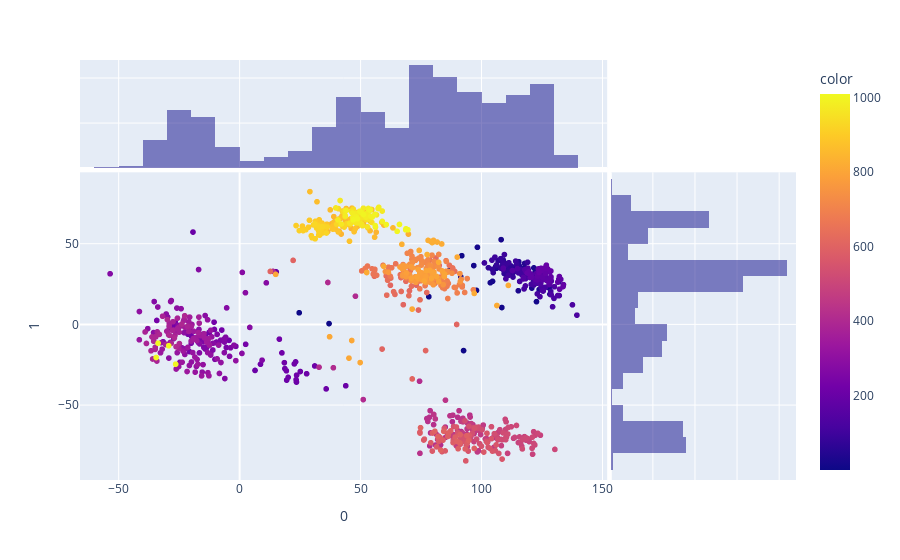

The notebook cell this image was saved under:
### Markdown cell above
# Apo Simulation

### Code cell
apo = df.loc[0:1008]
apo_array = apo.iloc[:,1:3].to_numpy()

fig2 = px.scatter(apo_array, x=0, y=1, color = apo['Frame'], marginal_x="histogram", marginal_y="histogram")
fig2.show()

### Figure 1 — Plotly figure (JSON) as saved in the notebook; plotly's stock layout.template omitted (floating-point values rounded to 4 significant figures; data arrays with more than 128 entries replaced by an {"elided": "..."} marker saying what was removed)
{"data": [{"hovertemplate": "0=%{x}<br>1=%{y}<br>color=%{marker.color}<extra></extra>", "legendgroup": "", "marker": {"color": {"elided": "1009 int values"}, "coloraxis": "coloraxis", "symbol": "circle"}, "mode": "markers", "name": "", "showlegend": false, "type": "scattergl", "x": {"elided": "1009 float values"}, "xaxis": "x", "y": {"elided": "1009 float values"}, "yaxis": "y"}, {"alignmentgroup": "True", "bingroup": "x", "hovertemplate": "0=%{x}<br>count=%{y}<extra></extra>", "legendgroup": "", "marker": {"color": "#0d0887"}, "name": "", "offsetgroup": "", "opacity": 0.5, "showlegend": false, "type": "histogram", "x": {"elided": "1009 float values"}, "xaxis": "x3", "yaxis": "y3"}, {"alignmentgroup": "True", "bingroup": "y", "hovertemplate": "1=%{y}<br>count=%{x}<extra></extra>", "legendgroup": "", "marker": {"color": "#0d0887"}, "name": "", "offsetgroup": "", "opacity": 0.5, "showlegend": false, "type": "histogram", "xaxis": "x2", "y": {"elided": "1009 float values"}, "yaxis": "y2"}], "layout": {"barmode": "overlay", "coloraxis": {"colorbar": {"title": {"text": "color"}}, "colorscale": [[0, "#0d0887"], [0.1111, "#46039f"], [0.2222, "#7201a8"], [0.3333, "#9c179e"], [0.4444, "#bd3786"], [0.5556, "#d8576b"], [0.6667, "#ed7953"], [0.7778, "#fb9f3a"], [0.8889, "#fdca26"], [1, "#f0f921"]]}, "legend": {"tracegroupgap": 0}, "margin": {"t": 60}, "xaxis": {"anchor": "y", "domain": [0, 0.7363], "title": {"text": "0"}}, "xaxis2": {"anchor": "y2", "domain": [0.7413, 1], "matches": "x2", "showgrid": true, "showline": false, "showticklabels": false, "ticks": ""}, "xaxis3": {"anchor": "y3", "domain": [0, 0.7363], "matches": "x", "showgrid": true, "showticklabels": false}, "xaxis4": {"anchor": "y4", "domain": [0.7413, 1], "matches": "x2", "showgrid": true, "showline": false, "showticklabels": false, "ticks": ""}, "yaxis": {"anchor": "x", "domain": [0, 0.7326], "title": {"text": "1"}}, "yaxis2": {"anchor": "x2", "domain": [0, 0.7326], "matches": "y", "showgrid": true, "showticklabels": false}, "yaxis3": {"anchor": "x3", "domain": [0.7426, 1], "matches": "y3", "showgrid": true, "showline": false, "showticklabels": false, "ticks": ""}, "yaxis4": {"anchor": "x4", "domain": [0.7426, 1], "matches": "y3", "showgrid": true, "showline": false, "showticklabels": false, "ticks": ""}}}
